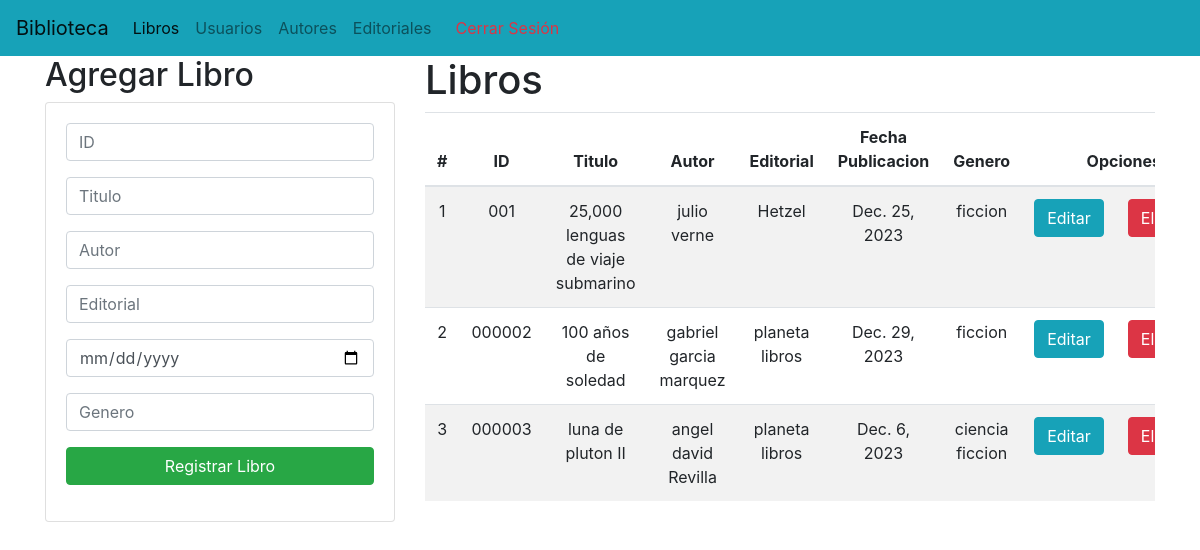
The page / on the database its author committed.
### Aplicaciones/Biblioteca/models.py (models this page shows, shortened)
class libros(models.Model):
    id = models.CharField(primary_key=True, max_length=6)
    titulo = models.CharField(max_length=200)
    autor = models.CharField(max_length=200)
    editorial = models.CharField(max_length=200)
    fecha = models.DateField(max_length=200)
    genero = models.CharField(max_length=200)

### Aplicaciones/Biblioteca/views.py (the view)
# urls.py: path('', views.home),
def home(request):
    librosListas = libros.objects.all()
    return render(request, "gestionLibros.html", {"libros":librosListas})

### Aplicaciones/Biblioteca/templates/gestionLibros.html (shortened to what this page needs)
{% extends "./base.html" %}
{% block body %}
<div class="row">
    <div class="col-sm-12 col-md-6 col-lg-4 col-xl-4">
        <h2>Agregar Libro</h2>
        <div class="card">
            <div class="card-body">
                <form action="/registrarLibros/" method="post">{% csrf_token %}
                    <div class="form-group">
                        <input type="text" id="txtid" name="txtid" class="form-control" placeholder="ID"
                            minlength="6" maxlength="6" required>
                    </div>
                    <div class="form-group">
                        <input type="text" id="txttitulo" name="txttitulo" class="form-control" placeholder="Titulo"
                             maxlength="70" required>
                    </div>
                    <div class="form-group">
                        <input type="text" id="txtautor" name="txtautor" class="form-control" placeholder="Autor"
                             maxlength="70" required>
                    </div>
                    <div class="form-group">
                        <input type="text" id="txtedito" name="txtedito" class="form-control" placeholder="Editorial"
                             maxlength="70" required>
                    </div>
                    <div class="form-group">
                        <input type="date" id="datefecha" name="datefecha" class="form-control" placeholder="Fecha"  required>
                    </div>
                    <div class="form-group">
                        <input type="text" id="txtgen" name="txtgen" class="form-control" placeholder="Genero"
                             maxlength="70" required>
                    </div>
                    <div class="form-group">
                        <button type="submit" class="btn btn-success btn-block text-white">Registrar Libro</button>
                    </div>
                </form>
            </div>
        </div>
    </div>
    <div class="col-sm-12 col-md-6 col-lg-8 col-xl-8">
        <h1>Libros</h1>
        <div class="table-responsive py=2">
            <table class="table table-striped">
                <thead>
                    <tr>
                        <th>#</th>
                        <th>ID</th>
                        <th>Titulo</th>
                        <th>Autor</th>
                        <th>Editorial</th>
                        <th>Fecha Publicacion</th>
                        <th>Genero</th>
                        <th colspan="2">Opciones</th>
                    </tr>
                </thead>
                <tbody>
                    {% for c in libros %}
                    <tr>
                        <td>{{forloop.counter}}</td>
                        <td>{{c.id}}</td>
                        <td>{{c.titulo}}</td>
                        <td>{{c.autor}}</td>
                        <td>{{c.editorial}}</td>
                        <td>{{c.fecha}}</td>
                        <td>{{c.genero}}</td>
                        <td><a href="edicionLibro/{{c.id}}" class="btn btn-info">Editar</a></td>
                        <td><a href="eliminacionLibro/{{c.id}}" class="btn btn-danger btnEliminacion">Eliminar</a></td>
                    </tr>
                    {% endfor %}
                </tbody>
            </table>
        </div>
    </div>
</div>
{% endblock %}

### Aplicaciones/Biblioteca/templates/base.html (shortened to what this page needs)
<!DOCTYPE html>
<html lang="en">
<head>
    {% load static %}
    <link rel="stylesheet" href="https://cdn.jsdelivr.net/npm/bootstrap@4.4.1/dist/css/bootstrap.min.css"
>
    <link rel="stylesheet" href="{% static 'css/gestionLibros.css' %}">
</head>
<body>
    <nav class="navbar navbar-expand-lg navbar-light bg-info">
        <a class="navbar-brand" href="#">Biblioteca</a>
        <div class="collapse navbar-collapse" id="navbarNav">
          <ul class="navbar-nav">
            <li class="nav-item active">
              <a class="nav-link" href="#">Libros<span class="sr-only">(current)</span></a>
            </li>
            <li class="nav-item">
              <a class="nav-link" href="#">Usuarios</a>
            </li>
            <li class="nav-item">
              <a class="nav-link" href="#">Autores</a>
            </li>
            <li class="nav-item">
              <a class="nav-link" href="#">Editoriales</a>
            </li>
            {% if user.is_authenticated %}
            <li class="nav-item">
              <a class="nav-link text-danger" href="{% url 'logout' %}">
                  <i class="fas fa-sign-out-alt mr-2"></i> Cerrar Sesión
              </a>
          </li>
            {% else %}
            <li class="nav-item">
              <a class="nav-link text-danger" href="{% url 'login' %}">
              </a>
          </li>
            {% endif %}
          </ul>
        </div>
      </nav>
      <div class="container py=4">
        {% block body %}
        {% endblock %}
      </div>
</body>
</html>

### Aplicaciones/Biblioteca/static/css/gestionLibros.css (style rules this page uses)
th, td { text-align: center; vertical-align:middle; }

### rows shown on the page
libros: id "001", titulo "25,000 lenguas de viaje submarino", autor "julio verne", editorial "Hetzel", fecha "Dec. 25, 2023", genero "ficcion"
libros: id "000002", titulo "100 años de soledad", autor "gabriel garcia marquez", editorial "planeta libros", fecha "Dec. 29, 2023", genero "ficcion"
libros: id "000003", titulo "luna de pluton II", autor "angel david Revilla", editorial "planeta libros", fecha "Dec. 6, 2023", genero "ciencia ficcion"
